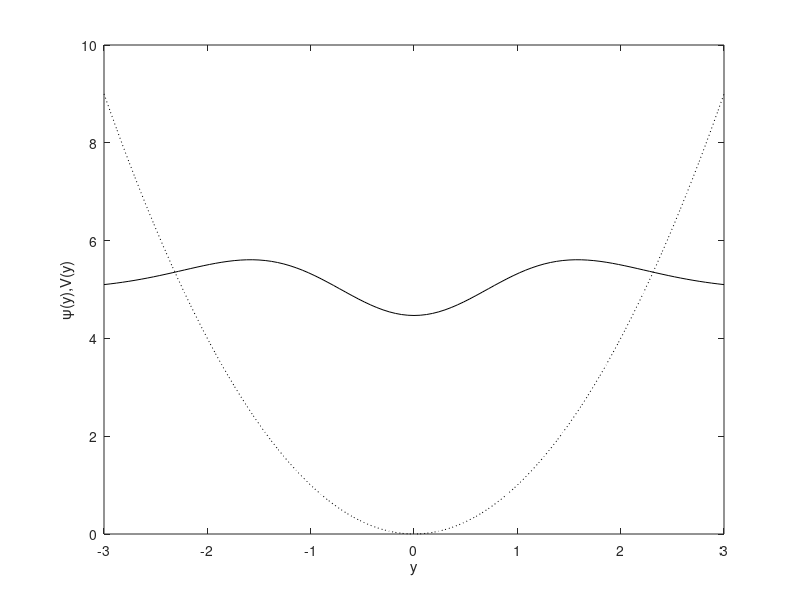

This figure's MATLAB source:
%copyright by J. E Hasbun and T. Datta
%qholev.m
%Plots the harmonic oscillator potential and a quantum
%mechanical wavefunction for n=2.
%Dimensionsless unit y is used, such that x=sqrt(hbar/(m*w))y,
%Energy is in units of hbar*omega/2. Omega is the natural frequency.
clear;
dy=2*3/100;               %step size
y=-3:dy:3;                %range
H(0+1,:)=ones(1,101);     %Hermite polynomials for n=0,1
H(1+1,:)=2*y;
H(2+1,:)=2*y.*H(1+1,:)-2*1*H(0+1,:); %recursion formula
Expo=exp(-y.^2/2);
V=@(y) y.^2;              %potential function in dimensionless units
plot(y,V(y),'k:')
hold on
eps=2*2+1;
A=1/sqrt(2^2*factorial(2)*sqrt(pi));
psi=A*H(2+1,:).*Expo;
plot(y,psi+eps,'k')       %add energy level to psi
xlabel('y')
ylabel('\psi(y),V(y)')
